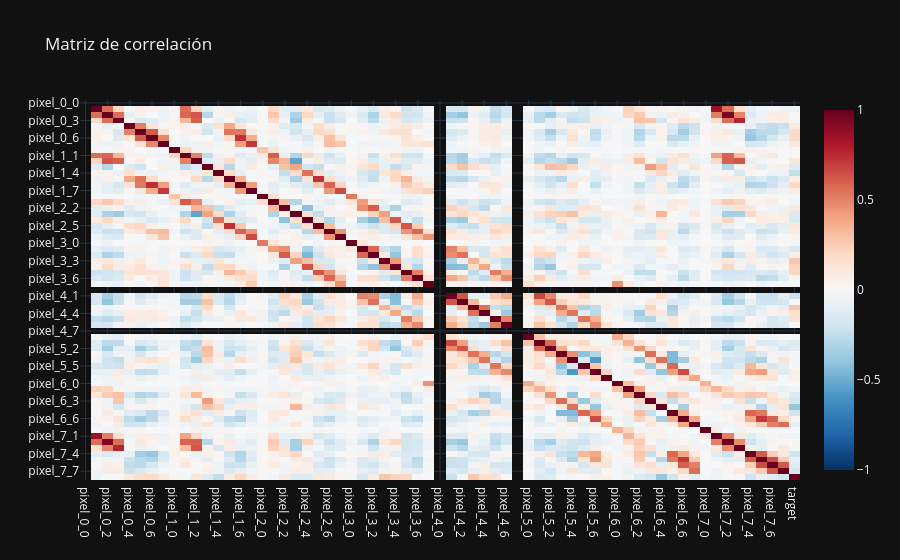

This figure's notebook cell:
### Code cell
# 2.6 Matriz de correlación (numéricas)
num_cols = df.select_dtypes(include='number').columns.tolist()
if len(num_cols) >= 2:
    corr = df[num_cols].corr(numeric_only=True).round(2)
    fig = px.imshow(corr, color_continuous_scale='RdBu_r', zmin=-1, zmax=1, aspect='auto',
                    text_auto=(len(num_cols) <= 12), title='Matriz de correlación')
    fig.show()
else:
    print('Pocas numéricas para correlación.')

### Figure 1 — Plotly figure (JSON) as saved in the notebook; plotly's stock layout.template omitted (floating-point values rounded to 4 significant figures; data arrays with more than 128 entries replaced by an {"elided": "..."} marker saying what was removed)
{"data": [{"coloraxis": "coloraxis", "hovertemplate": "x: %{x}<br>y: %{y}<br>color: %{z}<extra></extra>", "name": "0", "type": "heatmap", "x": ["pixel_0_0", "pixel_0_1", "pixel_0_2", "pixel_0_3", "pixel_0_4", "pixel_0_5", "pixel_0_6", "pixel_0_7", "pixel_1_0", "pixel_1_1", "pixel_1_2", "pixel_1_3", "pixel_1_4", "pixel_1_5", "pixel_1_6", "pixel_1_7", "pixel_2_0", "pixel_2_1", "pixel_2_2", "pixel_2_3", "pixel_2_4", "pixel_2_5", "pixel_2_6", "pixel_2_7", "pixel_3_0", "pixel_3_1", "pixel_3_2", "pixel_3_3", "pixel_3_4", "pixel_3_5", "pixel_3_6", "pixel_3_7", "pixel_4_0", "pixel_4_1", "pixel_4_2", "pixel_4_3", "pixel_4_4", "pixel_4_5", "pixel_4_6", "pixel_4_7", "pixel_5_0", "pixel_5_1", "pixel_5_2", "pixel_5_3", "pixel_5_4", "pixel_5_5", "pixel_5_6", "pixel_5_7", "pixel_6_0", "pixel_6_1", "pixel_6_2", "pixel_6_3", "pixel_6_4", "pixel_6_5", "pixel_6_6", "pixel_6_7", "pixel_7_0", "pixel_7_1", "pixel_7_2", "pixel_7_3", "pixel_7_4", "pixel_7_5", "pixel_7_6", "pixel_7_7", "target"], "xaxis": "x", "y": ["pixel_0_0", "pixel_0_1", "pixel_0_2", "pixel_0_3", "pixel_0_4", "pixel_0_5", "pixel_0_6", "pixel_0_7", "pixel_1_0", "pixel_1_1", "pixel_1_2", "pixel_1_3", "pixel_1_4", "pixel_1_5", "pixel_1_6", "pixel_1_7", "pixel_2_0", "pixel_2_1", "pixel_2_2", "pixel_2_3", "pixel_2_4", "pixel_2_5", "pixel_2_6", "pixel_2_7", "pixel_3_0", "pixel_3_1", "pixel_3_2", "pixel_3_3", "pixel_3_4", "pixel_3_5", "pixel_3_6", "pixel_3_7", "pixel_4_0", "pixel_4_1", "pixel_4_2", "pixel_4_3", "pixel_4_4", "pixel_4_5", "pixel_4_6", "pixel_4_7", "pixel_5_0", "pixel_5_1", "pixel_5_2", "pixel_5_3", "pixel_5_4", "pixel_5_5", "pixel_5_6", "pixel_5_7", "pixel_6_0", "pixel_6_1", "pixel_6_2", "pixel_6_3", "pixel_6_4", "pixel_6_5", "pixel_6_6", "pixel_6_7", "pixel_7_0", "pixel_7_1", "pixel_7_2", "pixel_7_3", "pixel_7_4", "pixel_7_5", "pixel_7_6", "pixel_7_7", "target"], "yaxis": "y", "z": {"elided": "65x65 float values"}}], "layout": {"coloraxis": {"cmax": 1, "cmin": -1, "colorscale": [[0.0, "rgb(5,48,97)"], [0.1, "rgb(33,102,172)"], [0.2, "rgb(67,147,195)"], [0.3, "rgb(146,197,222)"], [0.4, "rgb(209,229,240)"], [0.5, "rgb(247,247,247)"], [0.6, "rgb(253,219,199)"], [0.7, "rgb(244,165,130)"], [0.8, "rgb(214,96,77)"], [0.9, "rgb(178,24,43)"], [1.0, "rgb(103,0,31)"]]}, "title": {"text": "Matriz de correlación"}, "xaxis": {"anchor": "y", "domain": [0.0, 1.0]}, "yaxis": {"anchor": "x", "autorange": "reversed", "domain": [0.0, 1.0]}}}
